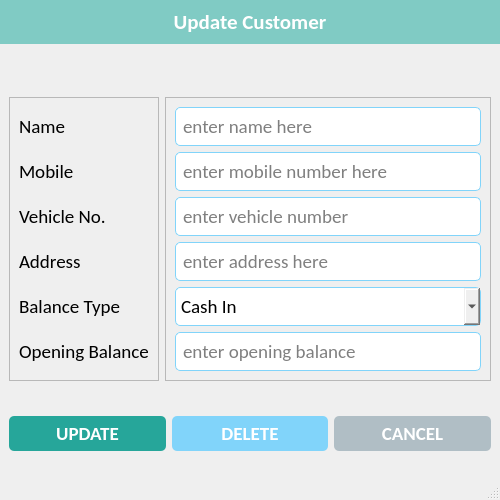
<?xml version="1.0" encoding="UTF-8"?>
<ui version="4.0">
 <class>UpdateCustomerWindow</class>
 <widget class="QMainWindow" name="UpdateCustomerWindow">
  <property name="geometry">
   <rect>
    <x>0</x>
    <y>0</y>
    <width>500</width>
    <height>500</height>
   </rect>
  </property>
  <property name="minimumSize">
   <size>
    <width>500</width>
    <height>500</height>
   </size>
  </property>
  <property name="maximumSize">
   <size>
    <width>500</width>
    <height>500</height>
   </size>
  </property>
  <property name="windowTitle">
   <string>Update Customer</string>
  </property>
  <property name="windowIcon">
   <iconset resource="../resources.qrc">
    <normaloff>:/icons/assets/icons/logo.png</normaloff>:/icons/assets/icons/logo.png</iconset>
  </property>
  <property name="iconSize">
   <size>
    <width>32</width>
    <height>32</height>
   </size>
  </property>
  <widget class="QWidget" name="centralwidget">
   <property name="styleSheet">
    <string notr="true">#label_widget {
	background-color: #80cbc4;
}

#label_5 {
	color: #fff;
}

#btn_save {
	background-color: #26a69a;
	border-radius: 5px;
	padding: 5px 0px;
	color: white;
}

#btn_delete {
	background-color: #81d4fa;
	border-radius: 5px;
	padding: 5px 0px;
	color: white;
}

#btn_cancel {
	background-color: #b0bec5;
	border-radius: 5px;
	padding: 5px 0px;
	color: white;
}

QLineEdit, QComboBox {
	border-radius: 5px;
	padding: 5px 5px;
	border: 1px solid #81d4fa;
}</string>
   </property>
   <layout class="QVBoxLayout" name="verticalLayout_4">
    <property name="spacing">
     <number>0</number>
    </property>
    <property name="leftMargin">
     <number>0</number>
    </property>
    <property name="topMargin">
     <number>0</number>
    </property>
    <property name="rightMargin">
     <number>0</number>
    </property>
    <property name="bottomMargin">
     <number>0</number>
    </property>
    <item alignment="Qt::AlignTop">
     <widget class="QWidget" name="label_widget" native="true">
      <layout class="QVBoxLayout" name="verticalLayout_3">
       <item>
        <widget class="QLabel" name="label_5">
         <property name="font">
          <font>
           <family>Calibri</family>
           <pointsize>16</pointsize>
           <weight>75</weight>
           <bold>true</bold>
          </font>
         </property>
         <property name="text">
          <string>Update Customer</string>
         </property>
         <property name="alignment">
          <set>Qt::AlignCenter</set>
         </property>
         <property name="margin">
          <number>10</number>
         </property>
        </widget>
       </item>
      </layout>
     </widget>
    </item>
    <item>
     <widget class="QWidget" name="details_widget" native="true">
      <layout class="QHBoxLayout" name="horizontalLayout">
       <item>
        <widget class="QFrame" name="lbl_frame">
         <property name="frameShape">
          <enum>QFrame::StyledPanel</enum>
         </property>
         <property name="frameShadow">
          <enum>QFrame::Raised</enum>
         </property>
         <layout class="QVBoxLayout" name="verticalLayout_2">
          <item>
           <widget class="QLabel" name="lbl_name">
            <property name="font">
             <font>
              <family>Calibri</family>
              <pointsize>14</pointsize>
             </font>
            </property>
            <property name="text">
             <string>Name</string>
            </property>
           </widget>
          </item>
          <item>
           <widget class="QLabel" name="lbl_mobile">
            <property name="font">
             <font>
              <family>Calibri</family>
              <pointsize>14</pointsize>
             </font>
            </property>
            <property name="text">
             <string>Mobile</string>
            </property>
           </widget>
          </item>
          <item>
           <widget class="QLabel" name="lbl_vehicle">
            <property name="font">
             <font>
              <family>Calibri</family>
              <pointsize>14</pointsize>
             </font>
            </property>
            <property name="text">
             <string>Vehicle No.</string>
            </property>
           </widget>
          </item>
          <item>
           <widget class="QLabel" name="lbl_address">
            <property name="font">
             <font>
              <family>Calibri</family>
              <pointsize>14</pointsize>
             </font>
            </property>
            <property name="text">
             <string>Address</string>
            </property>
           </widget>
          </item>
          <item>
           <widget class="QLabel" name="lbl_balance_type">
            <property name="font">
             <font>
              <family>Calibri</family>
              <pointsize>14</pointsize>
             </font>
            </property>
            <property name="text">
             <string>Balance Type</string>
            </property>
           </widget>
          </item>
          <item>
           <widget class="QLabel" name="lbl_balance">
            <property name="font">
             <font>
              <family>Calibri</family>
              <pointsize>14</pointsize>
             </font>
            </property>
            <property name="text">
             <string>Opening Balance</string>
            </property>
           </widget>
          </item>
         </layout>
        </widget>
       </item>
       <item>
        <widget class="QFrame" name="lbl_inputs">
         <property name="frameShape">
          <enum>QFrame::StyledPanel</enum>
         </property>
         <property name="frameShadow">
          <enum>QFrame::Raised</enum>
         </property>
         <layout class="QVBoxLayout" name="verticalLayout">
          <item>
           <widget class="QLineEdit" name="txt_name">
            <property name="font">
             <font>
              <family>Calibri</family>
              <pointsize>14</pointsize>
             </font>
            </property>
            <property name="placeholderText">
             <string>enter name here</string>
            </property>
           </widget>
          </item>
          <item>
           <widget class="QLineEdit" name="txt_phone">
            <property name="font">
             <font>
              <family>Calibri</family>
              <pointsize>14</pointsize>
             </font>
            </property>
            <property name="placeholderText">
             <string>enter mobile number here</string>
            </property>
           </widget>
          </item>
          <item>
           <widget class="QLineEdit" name="txt_vehicle">
            <property name="font">
             <font>
              <family>Calibri</family>
              <pointsize>14</pointsize>
             </font>
            </property>
            <property name="placeholderText">
             <string>enter vehicle number</string>
            </property>
           </widget>
          </item>
          <item>
           <widget class="QLineEdit" name="txt_address">
            <property name="font">
             <font>
              <family>Calibri</family>
              <pointsize>14</pointsize>
             </font>
            </property>
            <property name="placeholderText">
             <string>enter address here</string>
            </property>
           </widget>
          </item>
          <item>
           <widget class="QComboBox" name="balance_type">
            <property name="font">
             <font>
              <family>Calibri</family>
              <pointsize>14</pointsize>
             </font>
            </property>
            <item>
             <property name="text">
              <string>Cash In</string>
             </property>
            </item>
            <item>
             <property name="text">
              <string>Cash Out</string>
             </property>
            </item>
           </widget>
          </item>
          <item>
           <widget class="QLineEdit" name="txt_balance">
            <property name="font">
             <font>
              <family>Calibri</family>
              <pointsize>14</pointsize>
             </font>
            </property>
            <property name="placeholderText">
             <string>enter opening balance</string>
            </property>
           </widget>
          </item>
         </layout>
        </widget>
       </item>
      </layout>
     </widget>
    </item>
    <item>
     <widget class="QWidget" name="bottom_widget" native="true">
      <layout class="QHBoxLayout" name="horizontalLayout_2">
       <item>
        <widget class="QPushButton" name="btn_save">
         <property name="font">
          <font>
           <family>Calibri</family>
           <pointsize>14</pointsize>
           <weight>75</weight>
           <bold>true</bold>
          </font>
         </property>
         <property name="text">
          <string>UPDATE</string>
         </property>
         <property name="icon">
          <iconset resource="../resources.qrc">
           <normaloff>:/icons/assets/icons/save.png</normaloff>:/icons/assets/icons/save.png</iconset>
         </property>
         <property name="iconSize">
          <size>
           <width>32</width>
           <height>32</height>
          </size>
         </property>
        </widget>
       </item>
       <item>
        <widget class="QPushButton" name="btn_delete">
         <property name="font">
          <font>
           <family>Calibri</family>
           <pointsize>14</pointsize>
           <weight>75</weight>
           <bold>true</bold>
          </font>
         </property>
         <property name="text">
          <string>DELETE</string>
         </property>
         <property name="icon">
          <iconset resource="../resources.qrc">
           <normaloff>:/icons/assets/icons/clear.png</normaloff>:/icons/assets/icons/clear.png</iconset>
         </property>
         <property name="iconSize">
          <size>
           <width>32</width>
           <height>32</height>
          </size>
         </property>
        </widget>
       </item>
       <item>
        <widget class="QPushButton" name="btn_cancel">
         <property name="font">
          <font>
           <family>Calibri</family>
           <pointsize>14</pointsize>
           <weight>75</weight>
           <bold>true</bold>
          </font>
         </property>
         <property name="text">
          <string>CANCEL</string>
         </property>
         <property name="icon">
          <iconset resource="../resources.qrc">
           <normaloff>:/icons/assets/icons/close.png</normaloff>:/icons/assets/icons/close.png</iconset>
         </property>
         <property name="iconSize">
          <size>
           <width>32</width>
           <height>32</height>
          </size>
         </property>
        </widget>
       </item>
      </layout>
     </widget>
    </item>
   </layout>
  </widget>
  <widget class="QStatusBar" name="statusbar"/>
 </widget>
 <resources>
  <include location="../resources.qrc"/>
 </resources>
 <connections/>
</ui>
